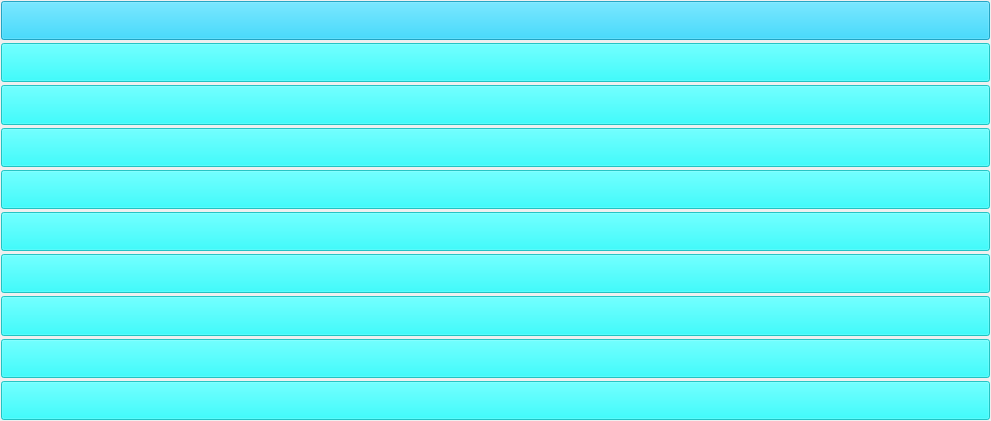
  <widget class="QWidget" name="order_button" native="true">
   <property name="geometry">
    <rect>
     <x>80</x>
     <y>300</y>
     <width>991</width>
     <height>421</height>
    </rect>
   </property>
   <layout class="QVBoxLayout" name="verticalLayout_4">
    <property name="spacing">
     <number>3</number>
    </property>
    <property name="leftMargin">
     <number>1</number>
    </property>
    <property name="topMargin">
     <number>1</number>
    </property>
    <property name="rightMargin">
     <number>1</number>
    </property>
    <property name="bottomMargin">
     <number>1</number>
    </property>
    <item>
     <widget class="QPushButton" name="pushButton_1">
      <property name="sizePolicy">
       <sizepolicy hsizetype="Expanding" vsizetype="Ignored">
        <horstretch>0</horstretch>
        <verstretch>0</verstretch>
       </sizepolicy>
      </property>
      <property name="styleSheet">
       <string notr="true">background-color: rgba(0,205,255,200);</string>
      </property>
      <property name="text">
       <string/>
      </property>
     </widget>
    </item>
    <item>
     <widget class="QPushButton" name="pushButton_2">
      <property name="sizePolicy">
       <sizepolicy hsizetype="Expanding" vsizetype="Ignored">
        <horstretch>0</horstretch>
        <verstretch>0</verstretch>
       </sizepolicy>
      </property>
      <property name="styleSheet">
       <string notr="true">background-color: rgba(0,255,255,200);</string>
      </property>
      <property name="text">
       <string/>
      </property>
     </widget>
    </item>
    <item>
     <widget class="QPushButton" name="pushButton_3">
      <property name="sizePolicy">
       <sizepolicy hsizetype="Expanding" vsizetype="Ignored">
        <horstretch>0</horstretch>
        <verstretch>0</verstretch>
       </sizepolicy>
      </property>
      <property name="styleSheet">
       <string notr="true">background-color: rgba(0,255,255,200);</string>
      </property>
      <property name="text">
       <string/>
      </property>
     </widget>
    </item>
    <item>
     <widget class="QPushButton" name="pushButton_4">
      <property name="sizePolicy">
       <sizepolicy hsizetype="Expanding" vsizetype="Ignored">
        <horstretch>0</horstretch>
        <verstretch>0</verstretch>
       </sizepolicy>
      </property>
      <property name="styleSheet">
       <string notr="true">background-color: rgba(0,255,255,200);</string>
      </property>
      <property name="text">
       <string/>
      </property>
     </widget>
    </item>
    <item>
     <widget class="QPushButton" name="pushButton_5">
      <property name="sizePolicy">
       <sizepolicy hsizetype="Expanding" vsizetype="Ignored">
        <horstretch>0</horstretch>
        <verstretch>0</verstretch>
       </sizepolicy>
      </property>
      <property name="styleSheet">
       <string notr="true">background-color: rgba(0,255,255,200);</string>
      </property>
      <property name="text">
       <string/>
      </property>
     </widget>
    </item>
    <item>
     <widget class="QPushButton" name="pushButton_6">
      <property name="sizePolicy">
       <sizepolicy hsizetype="Expanding" vsizetype="Ignored">
        <horstretch>0</horstretch>
        <verstretch>0</verstretch>
       </sizepolicy>
      </property>
      <property name="styleSheet">
       <string notr="true">background-color: rgba(0,255,255,200);</string>
      </property>
      <property name="text">
       <string/>
      </property>
     </widget>
    </item>
    <item>
     <widget class="QPushButton" name="pushButton_7">
      <property name="sizePolicy">
       <sizepolicy hsizetype="Expanding" vsizetype="Ignored">
        <horstretch>0</horstretch>
        <verstretch>0</verstretch>
       </sizepolicy>
      </property>
      <property name="styleSheet">
       <string notr="true">background-color: rgba(0,255,255,200);</string>
      </property>
      <property name="text">
       <string/>
      </property>
     </widget>
    </item>
    <item>
     <widget class="QPushButton" name="pushButton_8">
      <property name="sizePolicy">
       <sizepolicy hsizetype="Expanding" vsizetype="Ignored">
        <horstretch>0</horstretch>
        <verstretch>0</verstretch>
       </sizepolicy>
      </property>
      <property name="styleSheet">
       <string notr="true">background-color: rgba(0,255,255,200);</string>
      </property>
      <property name="text">
       <string/>
      </property>
     </widget>
    </item>
    <item>
     <widget class="QPushButton" name="pushButton_9">
      <property name="sizePolicy">
       <sizepolicy hsizetype="Expanding" vsizetype="Ignored">
        <horstretch>0</horstretch>
        <verstretch>0</verstretch>
       </sizepolicy>
      </property>
      <property name="styleSheet">
       <string notr="true">background-color: rgba(0,255,255,200);</string>
      </property>
      <property name="text">
       <string/>
      </property>
     </widget>
    </item>
    <item>
     <widget class="QPushButton" name="pushButton_10">
      <property name="sizePolicy">
       <sizepolicy hsizetype="Expanding" vsizetype="Ignored">
        <horstretch>0</horstretch>
        <verstretch>0</verstretch>
       </sizepolicy>
      </property>
      <property name="styleSheet">
       <string notr="true">background-color: rgba(0,255,255,200);</string>
      </property>
      <property name="text">
       <string/>
      </property>
     </widget>
    </item>
   </layout>
  </widget>
